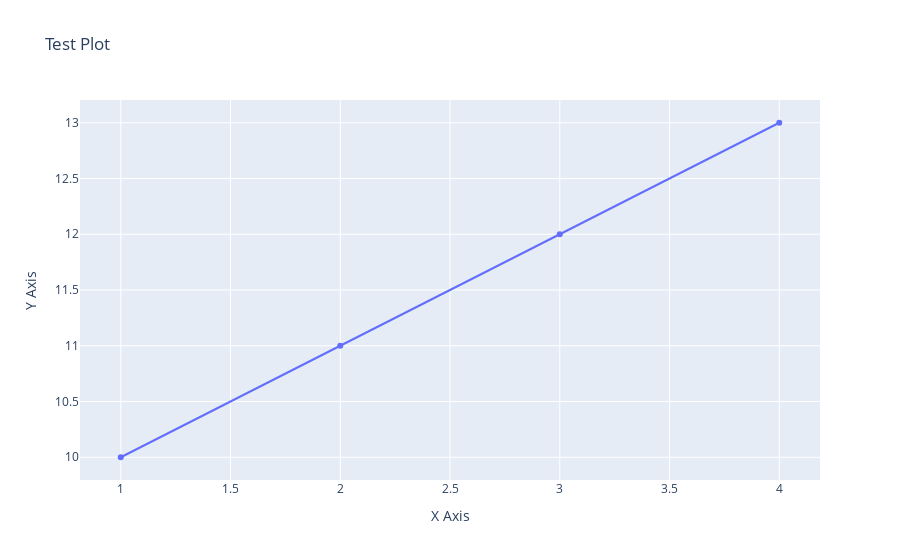

The notebook cell saved with this chart:
### Code cell
import plotly.graph_objects as go
import plotly.io as pio

def create_plot():
    # Create figure
    fig = go.Figure(data=go.Scatter(x=[1, 2, 3, 4], y=[10, 11, 12, 13]))
    
    fig.update_layout(title='Test Plot', 
                     xaxis_title='X Axis',
                     yaxis_title='Y Axis')
    
    # Save as static PNG
    fig.write_image("test_plot.png")
    
    # Show interactive version in VSCode
    fig.show()

# Run the function
create_plot()

### Figure 1 — Plotly figure (JSON) as saved in the notebook; plotly's stock layout.template omitted (floating-point values rounded to 4 significant figures)
{"data": [{"type": "scatter", "x": [1, 2, 3, 4], "y": [10, 11, 12, 13]}], "layout": {"title": {"text": "Test Plot"}, "xaxis": {"title": {"text": "X Axis"}}, "yaxis": {"title": {"text": "Y Axis"}}}}
